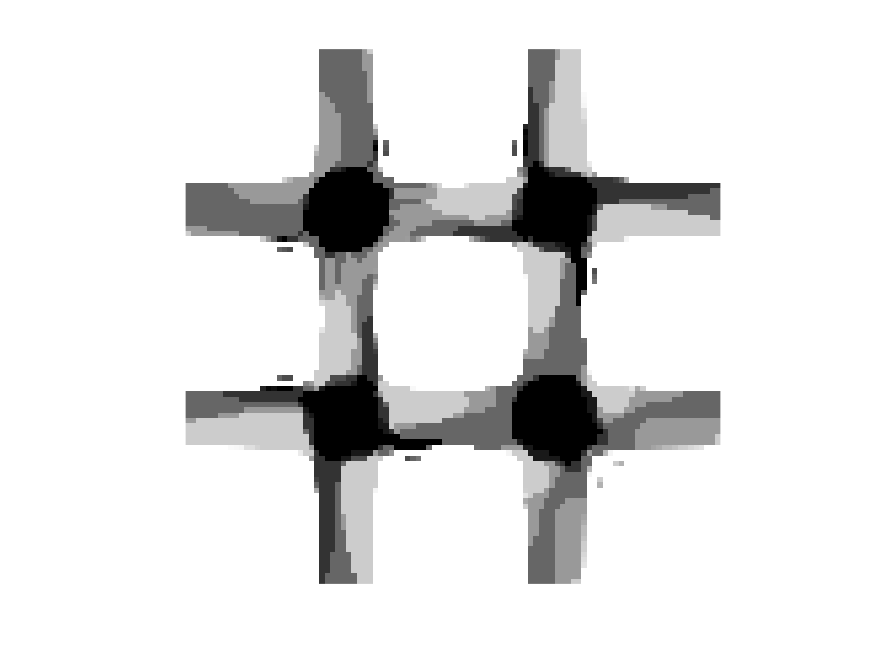
#> input picture data/Shape_Initial_shear/Cross_regtangular_shear/iteration_00027.png, 875 x 656 px; its folder holds only this picture in this run
$ python -i image.py   (imports and definitions only)
#> lines starting #> are read from the running program, lines starting #| are printed output that depends on the picture; after the words box and inside, x2 and y2 are one past the last pixel; in counts of white or black regions, pixels touching at a corner belong together
"""
Module phân tích chất lượng hình ảnh cho kết quả SIMP.

Tính toán các chỉ số như tỉ lệ nhị phân, mật độ cạnh, tỉ lệ nhiễu và tính đối xứng
để đánh giá chất lượng của kết quả tối ưu hóa hình dạng.
"""

import logging
from pathlib import Path
from typing import Dict

import numpy as np
import pandas as pd
from PIL import Image

logger = logging.getLogger(__name__)


def load_image(path: str, grayscale: bool = True) -> np.ndarray:
    """
    Tải một hình ảnh dưới dạng mảng numpy.

    Args:
        path (str): Đường dẫn đến file ảnh.
        grayscale (bool): Nếu True, chuyển đổi sang ảnh xám (mặc định True).

    Returns:
        np.ndarray: Ảnh dưới dạng mảng numpy 2D (xám) hoặc 3D (RGB).

    Raises:
        FileNotFoundError: Nếu không tìm thấy file ảnh.
    """
#> called with grayscale = True
    path_obj = Path(path)
    if not path_obj.exists():
        raise FileNotFoundError(f'Không tìm thấy ảnh: {path}')

    img = Image.open(path)
#> img is the input picture: PIL image 875x656 RGB; min 0, max 255, mean 226.4
    if grayscale:
        img = img.convert('L')
#> img: PIL image 875x656 L
    return np.array(img)


def compute_binary_rate(img: np.ndarray, threshold: int = 128) -> float:
    """
    Tính toán tỉ lệ nhị phân của ảnh xám.

    Đo lường mức độ gần của ảnh với một ảnh nhị phân hoàn hảo (đen/trắng).
    Tỉ lệ nhị phân cao cho thấy sự phân tách rõ ràng giữa vật liệu và lỗ rỗng.

    Args:
        img (np.ndarray): Mảng ảnh xám (giá trị 0–255).
        threshold (int): Ngưỡng để nhị phân hóa (mặc định 128).

    Returns:
        float: Tỉ lệ nhị phân từ 0 đến 1, trong đó 1 là nhị phân hoàn hảo.
    """
#> called with threshold = 128
    # Đếm các pixel rõ ràng là đen (< 32) hoặc trắng (> 224)
    n_clear = np.sum((img < 32) | (img > 224))
#> n_clear = 484432
    return n_clear / img.size


def compute_edge_density(
    img: np.ndarray,
    threshold: int = 128,
) -> float:
    """
    Tính toán mật độ cạnh sử dụng gradient kiểu Sobel.

    Đo lường tỉ lệ các pixel cạnh trong ảnh. Mật độ cạnh cao có thể cho thấy
    hiện tượng checkerboarding hoặc biên giới bị nhiễu.

    Args:
        img (np.ndarray): Mảng ảnh xám.
        threshold (int): Ngưỡng để phát hiện cạnh (mặc định 128).

    Returns:
        float: Mật độ cạnh từ 0 đến 1.
    """
#> called with threshold = 128
    from scipy.ndimage import sobel

    binary = (img > threshold).astype(float)
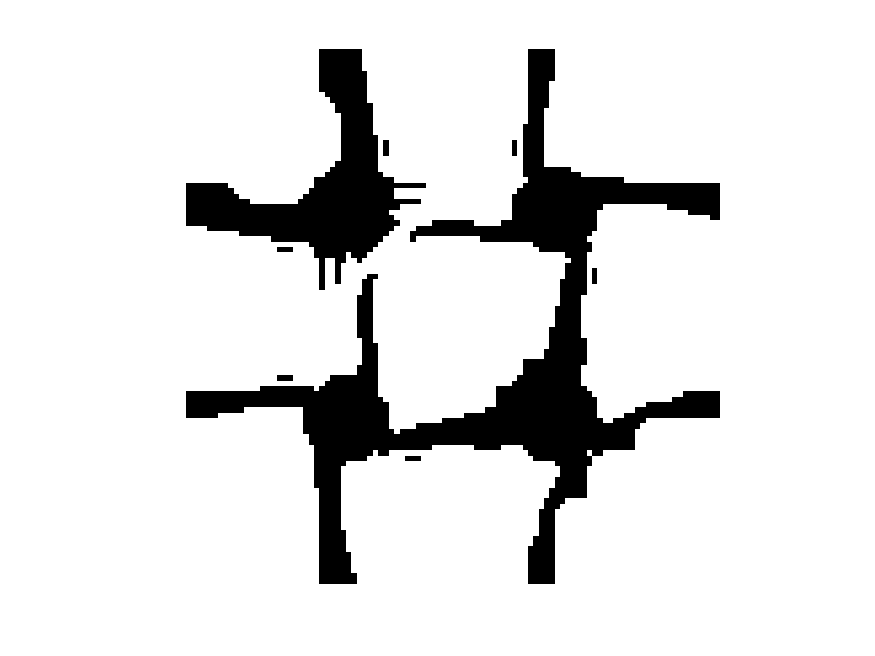
#> binary: shape (656, 875) float64; values 0 (black) and 1 (white), 88.5% white; 8 black regions, largest, box (x1, y1, x2, y2) and area: (186, 49, 720, 584) 48531, (186, 49, 426, 290) 17229, (383, 140, 389, 156) 96
    edges = np.abs(sobel(binary))
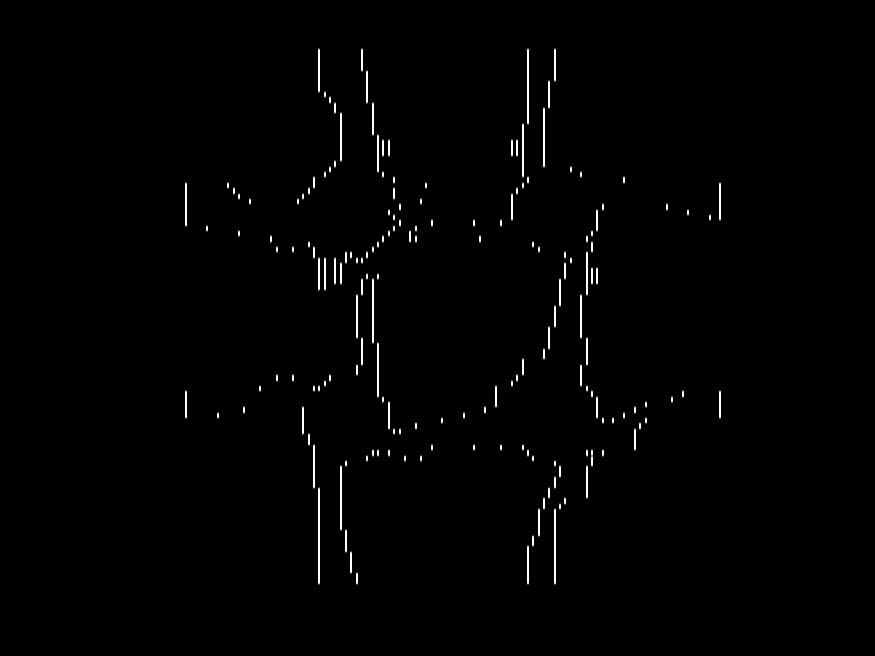
#> edges: shape (656, 875) float64; min 0, max 4, mean 0.0359; drawn with min black and max white
    return float(np.mean(edges > 0))


def compute_noise_ratio(
    img: np.ndarray,
    threshold: int = 128,
    kernel_size: int = 3,
) -> float:
    """
    Tính toán tỉ lệ nhiễu sử dụng phương sai cục bộ.

    Đo lường tỉ lệ các pixel khác biệt so với trung vị cục bộ của chúng.
    Tỉ lệ nhiễu cao cho thấy các vết nhiễu xám hoặc mật độ trung gian.

    Args:
        img (np.ndarray): Mảng ảnh xám.
        threshold (int): Ngưỡng nhị phân hóa (mặc định 128).
        kernel_size (int): Kích thước vùng lân cận cục bộ (mặc định 3).

    Returns:
        float: Tỉ lệ nhiễu từ 0 đến 1.
    """
#> called with threshold = 128, kernel_size = 3
    from scipy.ndimage import median_filter

    binary = (img > threshold).astype(float)
    local_median = median_filter(binary, size=kernel_size)
#> local_median: shape (656, 875) float64; values 0 (black) and 1 (white), 88.5% white; 8 black regions, largest, box (x1, y1, x2, y2) and area: (186, 49, 720, 584) 48529, (186, 49, 426, 290) 17225, (383, 140, 389, 156) 92
    noise = np.abs(binary - local_median)
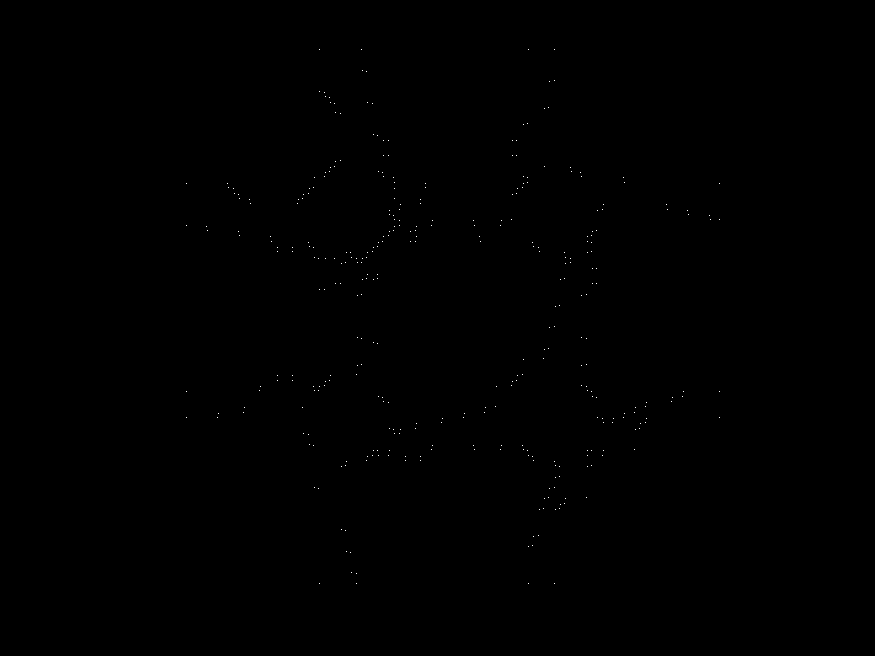
#> noise: shape (656, 875) float64; values 0 (black) and 1 (white), 0.06% white in thin lines or dots, all inside (x1, y1, x2, y2) = (186, 49, 720, 584)
    return float(np.mean(noise))


def compute_symmetry_lr(img: np.ndarray, threshold: int = 128) -> float:
    """
    Tính toán tính đối xứng trái-phải của ảnh đã nhị phân hóa.

    Đo lường sự khớp nhau từng pixel giữa nửa trái và nửa phải của ảnh.
    Tính đối xứng cao được mong đợi cho nhiều thiết kế đơn vị ô định kỳ.

    Args:
        img (np.ndarray): Mảng ảnh xám.
        threshold (int): Ngưỡng nhị phân hóa (mặc định 128).

    Returns:
        float: Điểm đối xứng từ 0 đến 1, trong đó 1 là đối xứng hoàn hảo.
    """
#> called with threshold = 128
    binary = (img > threshold).astype(float)
    n_cols = binary.shape[1]
#> n_cols = 875
    mid = n_cols // 2
#> mid = 437

    left = binary[:, :mid]
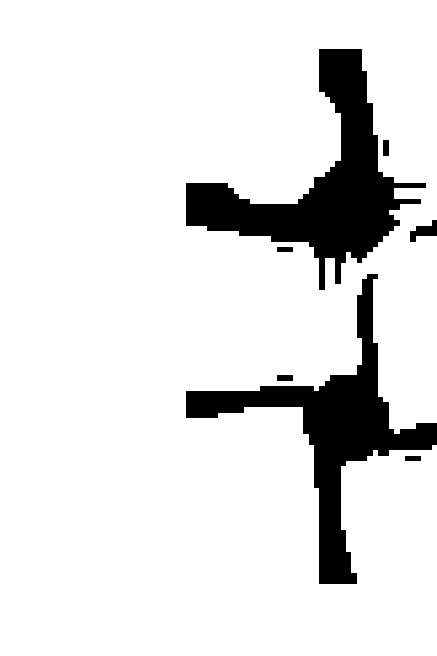
#> left: shape (656, 437) float64; values 0 (black) and 1 (white), 88.5% white; 7 black regions, largest, box (x1, y1, x2, y2) and area: (186, 49, 426, 290) 17229, (186, 274, 437, 584) 15017, (410, 220, 437, 242) 306
    right = np.fliplr(binary[:, -mid:])
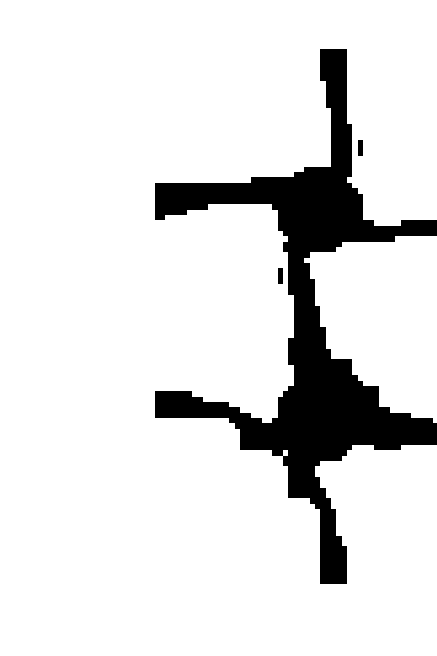
#> right: shape (656, 437) float64; values 0 (black) and 1 (white), 88.4% white; 3 black regions, box (x1, y1, x2, y2) and area: (155, 49, 437, 584) 33170, (358, 140, 363, 156) 80, (278, 268, 283, 284) 80

    # Xử lý trường hợp chiều rộng lẻ
    if left.shape[1] != right.shape[1]:
        min_w = min(left.shape[1], right.shape[1])
        left = left[:, :min_w]
        right = right[:, :min_w]

    agreement = np.mean(left == right)
#> agreement = 0.901
    return float(agreement)


def analyze_image(path: str) -> Dict[str, float]:
    """
    Chạy phân tích chất lượng hình ảnh đầy đủ cho một ảnh duy nhất.

    Args:
        path (str): Đường dẫn đến file ảnh.

    Returns:
        Dict[str, float]: Từ điển chứa các khóa: binary_rate, edge_density,
            noise_ratio, symmetry_lr.
    """
    img = load_image(path)
    return {
        'binary_rate': compute_binary_rate(img),
        'edge_density': compute_edge_density(img),
        'noise_ratio': compute_noise_ratio(img),
        'symmetry_lr': compute_symmetry_lr(img),
    }


DEFAULT_IMAGE_PATTERN = 'iteration_*.png'


def analyze_image_directory(
    directory: str,
    pattern: str = DEFAULT_IMAGE_PATTERN,
) -> pd.DataFrame:
    """
    Phân tích tất cả các ảnh trong một thư mục khớp với mẫu cho trước.

    Args:
        directory (str): Đường dẫn đến thư mục chứa ảnh.
        pattern (str): Mẫu glob cho các file ảnh (mặc định 'iteration_*.png').

    Returns:
        pd.DataFrame: DataFrame với các cột: filename, binary_rate, edge_density,
            noise_ratio, symmetry_lr.
    """
    dir_path = Path(directory)
    if not dir_path.exists():
        logger.warning('Không tìm thấy thư mục: %s', directory)
        return pd.DataFrame()

    image_paths = sorted(dir_path.glob(pattern))
    if not image_paths:
        logger.warning('Không tìm thấy ảnh nào khớp với %s trong %s', pattern, directory)
        return pd.DataFrame()

    rows = []
    for img_path in image_paths:
        try:
            metrics = analyze_image(str(img_path))
            metrics['filename'] = img_path.name
            rows.append(metrics)
        except Exception as e:
            logger.warning('Không thể phân tích %s: %s', img_path, e)

    return pd.DataFrame(rows)

>>> result = analyze_image('../data/Shape_Initial_shear/Cross_regtangular_shear/iteration_00027.png')
#> result = {'binary_rate': 0.844, 'edge_density': 0.0102, 'noise_ratio': 0.00062, 'symmetry_lr': 0.901}
